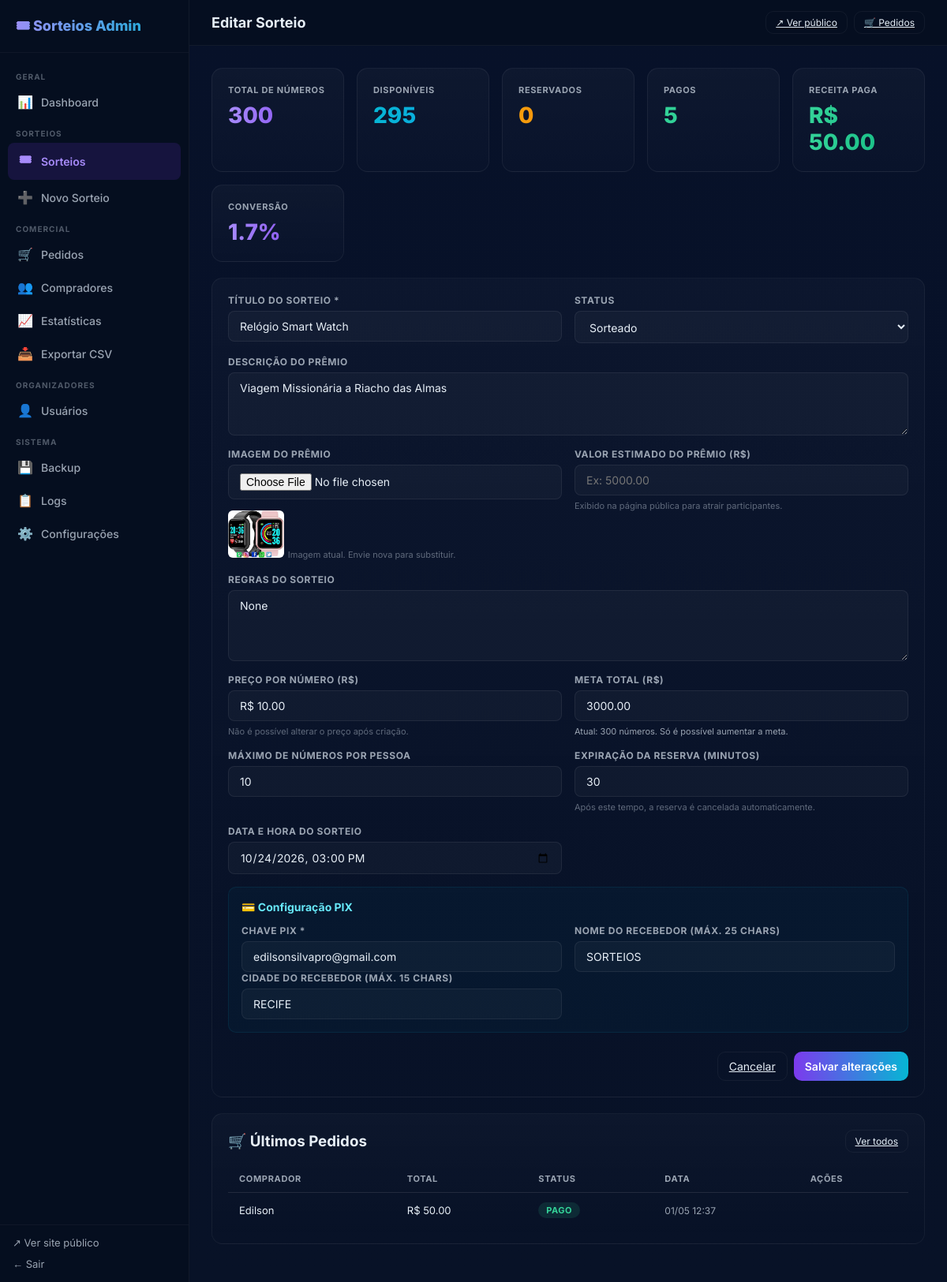
/admin/sorteios/1 (signed in), run on an earlier commit of the app's database.
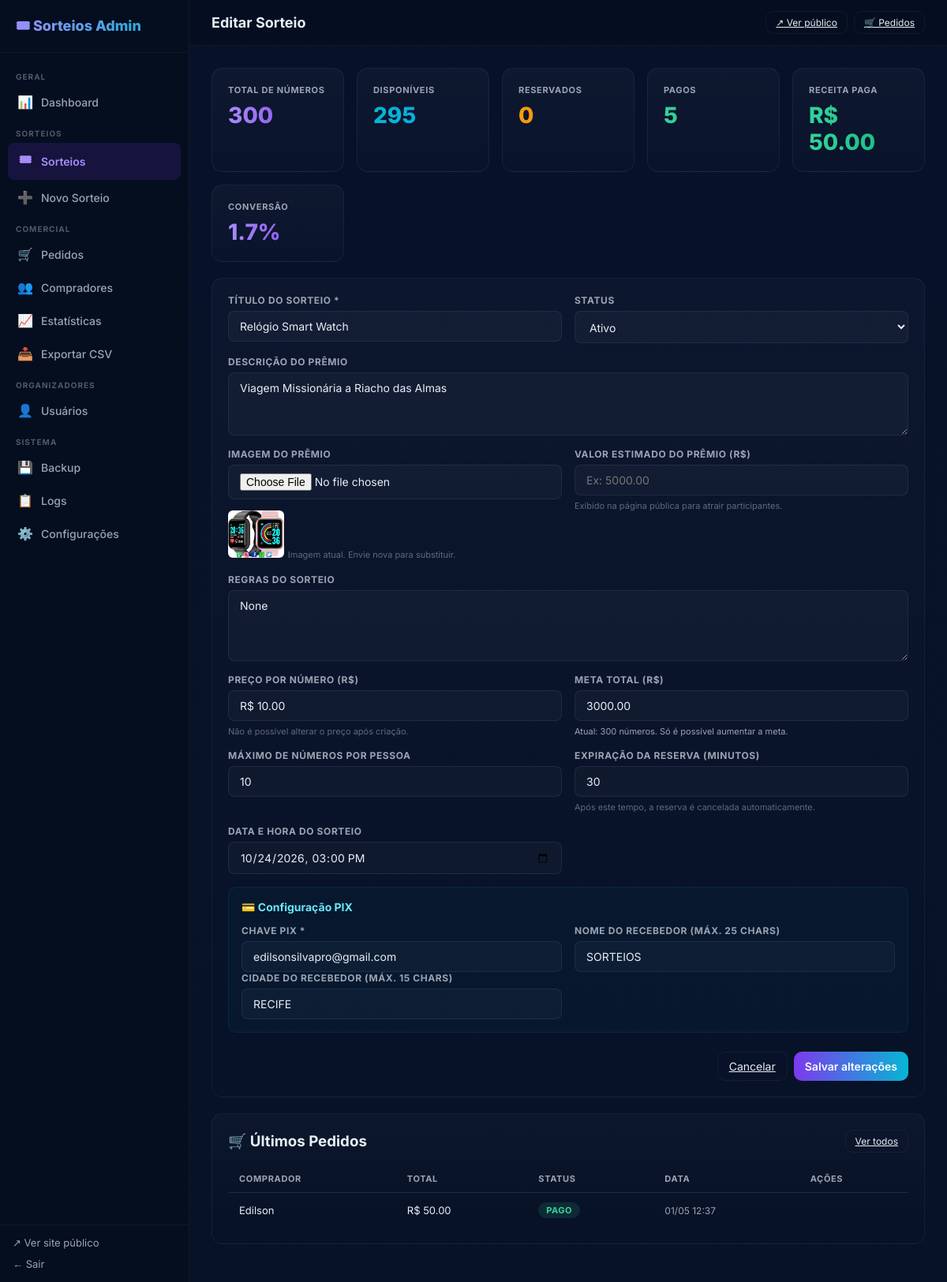
And on a later commit of the database.
### app/models.py (models this page shows)
class Campaign(Base):
    __tablename__ = "campaigns"
    id = Column(Integer, primary_key=True, index=True)
    title = Column(String(200), nullable=False)
    slug = Column(String(16), unique=True, nullable=False, index=True)
    draw_date = Column(DateTime, nullable=True)
    goal_amount = Column(Float, nullable=False)
    price_per_quota = Column(Float, nullable=False)
    pix_key = Column(String(200), nullable=True)
    status = Column(String(20), nullable=False, default="active")  # active | drawn | closed | sold_out
    created_at = Column(DateTime, default=datetime.datetime.utcnow, nullable=False)
    winner_quota_id = Column(Integer, ForeignKey("quotas.id", use_alter=True), nullable=True)
    description = Column(Text, nullable=True)
    prize_image_url = Column(String(500), nullable=True)
    prize_value = Column(Float, nullable=True)
    rules = Column(Text, nullable=True)
    max_per_person = Column(Integer, default=10, nullable=True)
    pix_receiver_name = Column(String(25), default="SORTEIOS", nullable=True)
    pix_receiver_city = Column(String(15), default="SAO PAULO", nullable=True)
    reservation_expires_minutes = Column(Integer, default=30, nullable=True)
    owner_id = Column(Integer, ForeignKey("users.id", ondelete="SET NULL"), nullable=True)
    owner = relationship("User", back_populates="campaigns", foreign_keys=[owner_id])
    quotas = relationship(
        "Quota",
        primaryjoin="Campaign.id == Quota.campaign_id",
        back_populates="campaign",
        cascade="all, delete-orphan",
        lazy="select",
    )
    orders = relationship("Order", back_populates="campaign", cascade="all, delete-orphan")

### app/main.py (the view)
@app.get("/admin/sorteios/{campaign_id}", response_class=HTMLResponse)
def admin_raffle_detail(request: Request, campaign_id: int,
                        session: Session = Depends(get_db), _: None = Depends(require_admin)):
    campaign = crud.get_campaign(session, campaign_id)
    if not campaign:
        raise HTTPException(status_code=404, detail="Sorteio não encontrado")
    stats = crud.get_raffle_stats(session, campaign_id)
    orders = crud.list_orders(session, campaign_id=campaign_id, limit=50)
    return templates.TemplateResponse(request, "admin_raffle_form.html", {
        "campaign": campaign,
        "stats": stats,
        "orders": orders,
    })

### app/templates/admin_raffle_form.html (shortened to what the changed rows need)
{% extends "admin_base.html" %}
{% block page_title %}{% if campaign %}Editar Sorteio{% else %}Novo Sorteio{% endif %}{% endblock %}
{% set active = 'sorteios' %}
{% block content %}
<div class="adm-card">
  <form method="post"
        action="{% if campaign %}/admin/sorteios/{{ campaign.id }}/editar{% else %}/admin/sorteios/novo{% endif %}"
        enctype="multipart/form-data">
    <div class="adm-form">
      <div class="adm-form-row">
        <div class="adm-field">
          <label>Título do Sorteio *</label>
          <input type="text" name="title" value="{{ campaign.title if campaign else '' }}" required maxlength="200" placeholder="Ex: iPhone 15 Pro Max" />
        </div>
        {% if campaign %}
        <div class="adm-field">
          <label>Status</label>
          <select name="status">
            <option value="active" {% if campaign.status == 'active' %}selected{% endif %}>Ativo</option>
            <option value="drawn" {% if campaign.status == 'drawn' %}selected{% endif %}>Sorteado</option>
          </select>
        </div>
        {% endif %}
      </div>
      <div class="adm-field">
        <label>Descrição do Prêmio</label>
        <textarea name="description" rows="3" placeholder="Descreva o prêmio em detalhes...">{{ campaign.description if campaign else '' }}</textarea>
      </div>
      <div class="adm-form-row">
        <div class="adm-field">
          {% if campaign and campaign.prize_image_url %}
          <div style="margin-top:8px;">
            <img src="{{ campaign.prize_image_url }}" style="height:60px;border-radius:6px;" alt="Prêmio atual" />
            <small>Imagem atual. Envie nova para substituir.</small>
          </div>
          {% endif %}
        </div>
      </div>
      <div class="adm-field">
        <label>Regras do Sorteio</label>
        <textarea name="rules" rows="4" placeholder="Informe as regras...">{{ campaign.rules if campaign else '' }}</textarea>
      </div>
      {% if not campaign %}
      <div class="adm-form-row">
        <div class="adm-field">
          <label>Meta Total (R$) *</label>
          <input type="number" name="goal_amount" step="0.01" min="1" required
                 placeholder="Ex: 1000.00" />
          <small>Quantidade de números = Meta ÷ Preço por número</small>
        </div>
        <div class="adm-field">
          <label>Preço por Número (R$) *</label>
          <input type="number" name="price_per_quota" step="0.01" min="0.01" required
                 placeholder="Ex: 10.00" />
        </div>
      </div>
      {% else %}
      <div class="adm-form-row">
        <div class="adm-field">
          <label>Preço por Número (R$)</label>
          <input type="text" value="R$ {{ '%.2f' % campaign.price_per_quota }}" disabled />
          <small>Não é possível alterar o preço após criação.</small>
        </div>
        <div class="adm-field">
          <label>Meta Total (R$)</label>
          <input type="number" name="goal_amount" id="goalInput"
                 step="0.01" min="{{ campaign.goal_amount }}"
                 value="{{ '%.2f' % campaign.goal_amount }}" />
          <small id="goalHint" style="color:#9aa4b2;">
            Atual: {{ stats.total if stats else 0 }} números.
            Só é possível aumentar a meta.
          </small>
        </div>
      </div>
      {% endif %}
      <div class="adm-form-row">
        <div class="adm-field">
          <label>Máximo de números por pessoa</label>
          <input type="number" name="max_per_person" min="1"
                 value="{{ campaign.max_per_person if campaign else 10 }}" />
        </div>
        <div class="adm-field">
          <label>Expiração da reserva (minutos)</label>
          <input type="number" name="reservation_expires_minutes" min="5" max="10080"
                 value="{{ campaign.reservation_expires_minutes if campaign else 30 }}" />
          <small>Após este tempo, a reserva é cancelada automaticamente.</small>
        </div>
      </div>
      <div class="adm-form-row">
        <div class="adm-field">
          <label>Data e Hora do Sorteio</label>
          <input type="datetime-local" name="draw_date"
                 value="{{ campaign.draw_date.strftime('%Y-%m-%dT%H:%M') if campaign and campaign.draw_date else '' }}" />
        </div>
      </div>
      <div style="padding:16px;background:rgba(6,182,212,0.04);border:1px solid rgba(6,182,212,0.1);border-radius:10px;">
        <div class="adm-form-row">
          <div class="adm-field">
            <label>Chave PIX *</label>
            <input type="text" name="pix_key"
                   value="{{ campaign.pix_key if campaign else '' }}"
                   placeholder="CPF, e-mail, telefone ou chave aleatória" />
          </div>
          <div class="adm-field">
            <label>Nome do Recebedor (máx. 25 chars)</label>
            <input type="text" name="pix_receiver_name" maxlength="25"
                   value="{{ campaign.pix_receiver_name if campaign else 'SORTEIOS' }}" />
          </div>
        </div>
        <div class="adm-form-row">
          <div class="adm-field">
            <label>Cidade do Recebedor (máx. 15 chars)</label>
            <input type="text" name="pix_receiver_city" maxlength="15"
                   value="{{ campaign.pix_receiver_city if campaign else 'SAO PAULO' }}" />
          </div>
        </div>
      </div>
    </div>
  </form>
</div>
{% if campaign and orders %}
<div class="adm-card">
  <div class="adm-table-wrap">
    <table class="adm-table">
      <thead>
        <tr><th>Comprador</th><th>Total</th><th>Status</th><th>Data</th><th>Ações</th></tr>
      </thead>
    </table>
  </div>
</div>
{% endif %}
{% endblock %}

What changed in the data, as far as the page shows it:
changed Campaign "Relógio Smart Watch": status "Sorteado" → "Ativo"
